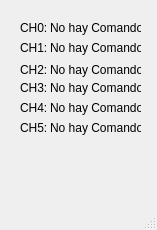
<?xml version="1.0" encoding="UTF-8"?>
<ui version="4.0">
 <class>MainWindow</class>
 <widget class="QMainWindow" name="MainWindow">
  <property name="geometry">
   <rect>
    <x>0</x>
    <y>0</y>
    <width>157</width>
    <height>230</height>
   </rect>
  </property>
  <property name="windowTitle">
   <string>MainWindow</string>
  </property>
  <widget class="QWidget" name="centralwidget">
   <widget class="QLabel" name="CH0">
    <property name="geometry">
     <rect>
      <x>50</x>
      <y>20</y>
      <width>91</width>
      <height>16</height>
     </rect>
    </property>
    <property name="text">
     <string>No hay Comando</string>
    </property>
   </widget>
   <widget class="QLabel" name="CH1">
    <property name="geometry">
     <rect>
      <x>50</x>
      <y>40</y>
      <width>91</width>
      <height>16</height>
     </rect>
    </property>
    <property name="text">
     <string>No hay Comando</string>
    </property>
   </widget>
   <widget class="QLabel" name="CH2">
    <property name="geometry">
     <rect>
      <x>50</x>
      <y>60</y>
      <width>91</width>
      <height>20</height>
     </rect>
    </property>
    <property name="text">
     <string>No hay Comando</string>
    </property>
   </widget>
   <widget class="QLabel" name="CH3">
    <property name="geometry">
     <rect>
      <x>50</x>
      <y>80</y>
      <width>91</width>
      <height>16</height>
     </rect>
    </property>
    <property name="text">
     <string>No hay Comando</string>
    </property>
   </widget>
   <widget class="QLabel" name="label_5">
    <property name="geometry">
     <rect>
      <x>20</x>
      <y>80</y>
      <width>31</width>
      <height>16</height>
     </rect>
    </property>
    <property name="text">
     <string>CH3:</string>
    </property>
   </widget>
   <widget class="QLabel" name="label_6">
    <property name="geometry">
     <rect>
      <x>20</x>
      <y>40</y>
      <width>31</width>
      <height>16</height>
     </rect>
    </property>
    <property name="text">
     <string>CH1:</string>
    </property>
   </widget>
   <widget class="QLabel" name="label_7">
    <property name="geometry">
     <rect>
      <x>20</x>
      <y>60</y>
      <width>31</width>
      <height>20</height>
     </rect>
    </property>
    <property name="text">
     <string>CH2:</string>
    </property>
   </widget>
   <widget class="QLabel" name="label_8">
    <property name="geometry">
     <rect>
      <x>20</x>
      <y>20</y>
      <width>31</width>
      <height>16</height>
     </rect>
    </property>
    <property name="text">
     <string>CH0:</string>
    </property>
   </widget>
   <widget class="QLabel" name="label_9">
    <property name="geometry">
     <rect>
      <x>20</x>
      <y>100</y>
      <width>31</width>
      <height>16</height>
     </rect>
    </property>
    <property name="text">
     <string>CH4:</string>
    </property>
   </widget>
   <widget class="QLabel" name="CH4">
    <property name="geometry">
     <rect>
      <x>50</x>
      <y>100</y>
      <width>91</width>
      <height>16</height>
     </rect>
    </property>
    <property name="text">
     <string>No hay Comando</string>
    </property>
   </widget>
   <widget class="QLabel" name="CH5">
    <property name="geometry">
     <rect>
      <x>50</x>
      <y>120</y>
      <width>91</width>
      <height>16</height>
     </rect>
    </property>
    <property name="text">
     <string>No hay Comando</string>
    </property>
   </widget>
   <widget class="QLabel" name="label_10">
    <property name="geometry">
     <rect>
      <x>20</x>
      <y>120</y>
      <width>31</width>
      <height>16</height>
     </rect>
    </property>
    <property name="text">
     <string>CH5:</string>
    </property>
   </widget>
  </widget>
  <widget class="QMenuBar" name="menubar">
   <property name="geometry">
    <rect>
     <x>0</x>
     <y>0</y>
     <width>157</width>
     <height>21</height>
    </rect>
   </property>
  </widget>
  <widget class="QStatusBar" name="statusbar"/>
 </widget>
 <resources/>
 <connections/>
</ui>
